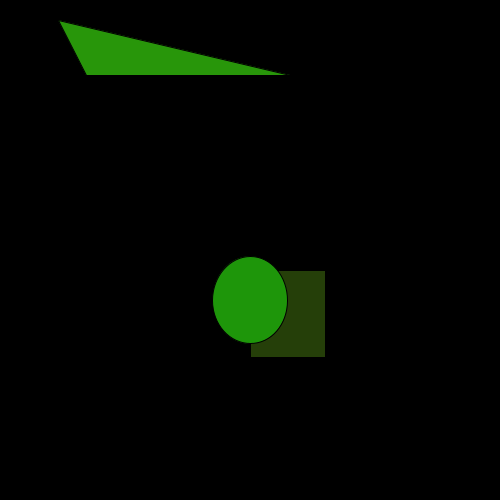
Frame 1 (no input)
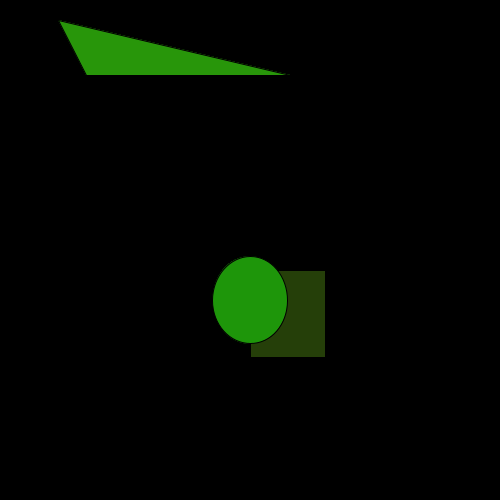
Frame 60 (the mouse pressed at the canvas centre just before this capture)
Frame 120 (the mouse held since frame 60 and released just before this capture): identical to frame 60, image omitted

The Processing sketch that drew these frames (run headless with seeded random() and noise(); from frame 60 on, the mouse is pressed at the canvas centre):

// Processing sketch: Sketch2_Code1
// ── Sketch2_Code1.pde
int bgColor=0;
int sqPosition;
int sqSize;

void setup(){
  //first parameter is width, second is height
  size(500,500);
  background(bgColor);
  
  sqPosition= int(width*.5);
  sqSize = int(width*.25);
}

void draw(){
  //offcentered rectangle
  fill(37,63,9);
  rect(sqPosition,sqPosition+20,sqSize*.6,sqSize*.7);
  
  //offcentered square
  fill(30,150,10);
  ellipse(sqPosition,sqPosition+50,sqSize*.6,sqSize*.7);
  
  //offcentered triangle
  fill(40,150,10);
  triangle(sqPosition+40,75,58,20,86,75);
  
  
  
  
}
